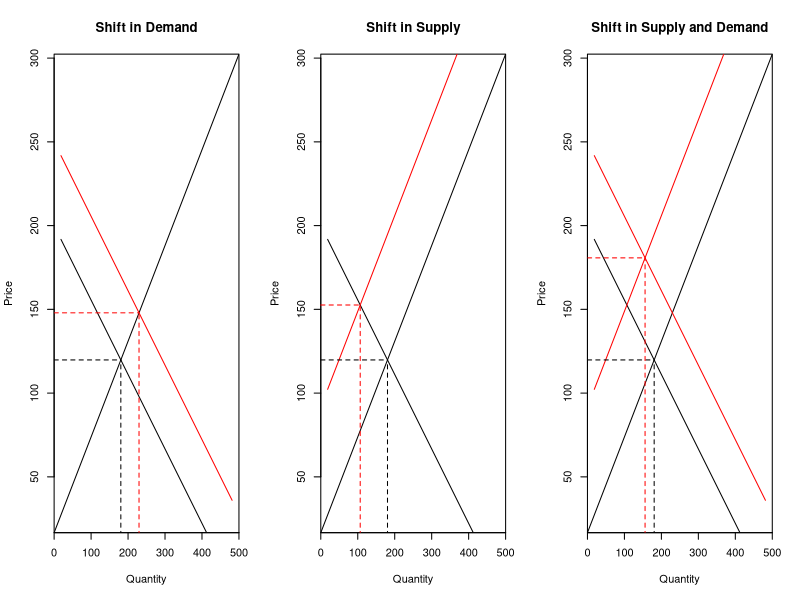
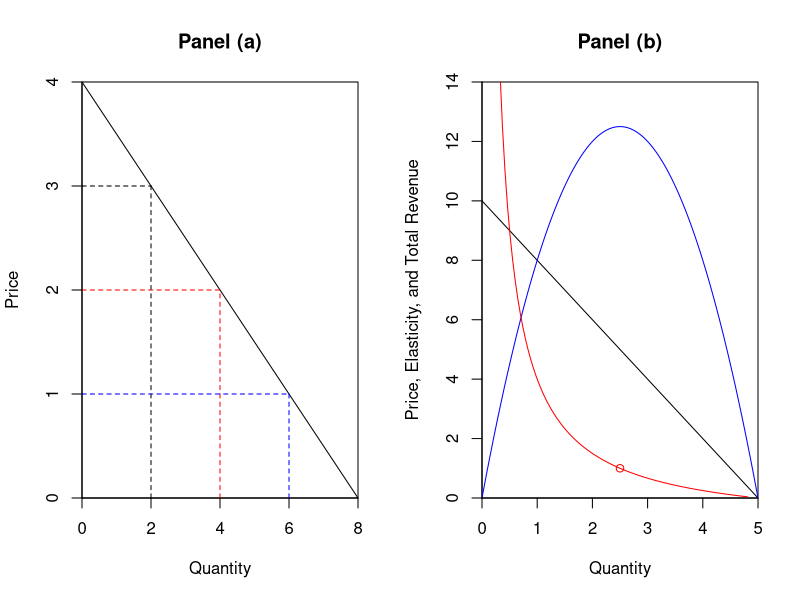
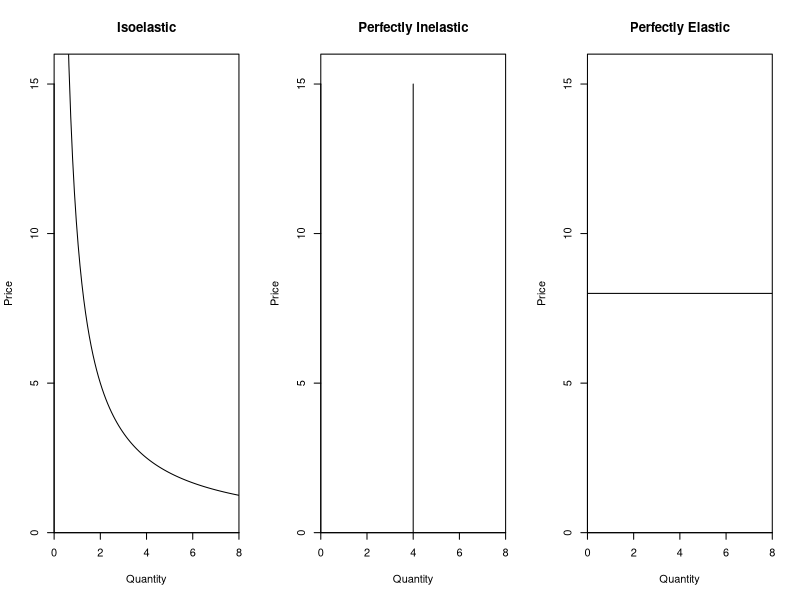
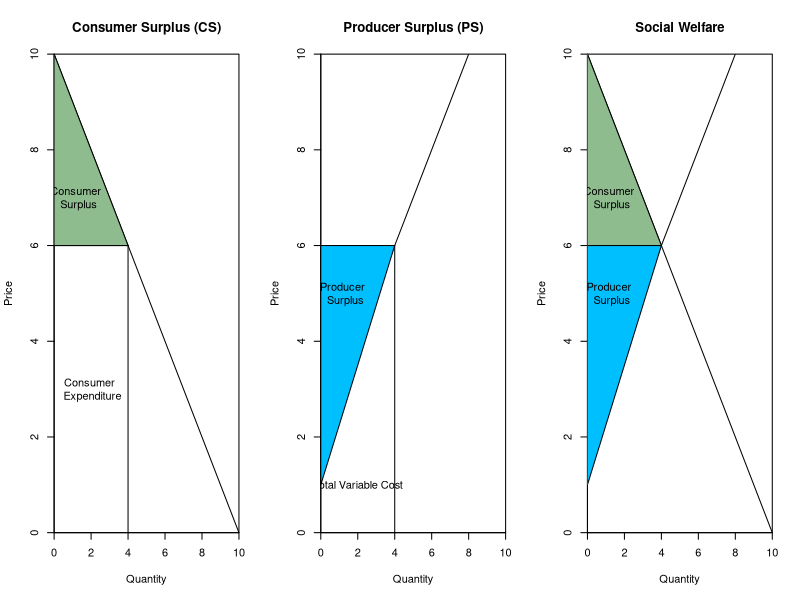

R code for these plots, in order:
## ---- chunk 1
supply      = function(x){50/3+x/1.75+ss}      # ss = supply shify
demand      = function(x){200-x/2.25+ds}       # ds = demand shift
equilibrium = function(x){(supply(x)-demand(x))^2}
par(mfrow=c(1,3))
  ds = 0
  ss = 0
  q0 = optim(200,equilibrium,method=c("Brent"),lower=0,upper=500)
  q0 = q0$par
  p0 = demand(q0)
  curve(supply,from=0,to=500,ylab="Price",xlab="Quantity",main="Shift in Demand",
        yaxs="i",xaxs="i")
  curve(demand,add=TRUE)
  ds = 50
  q1 = optim(200,equilibrium,method=c("Brent"),lower=0,upper=500)
  q1 = q1$par
  p1 = demand(q1)
  curve(demand,add=TRUE,col="red")
  segments(q0,0,q0,p0,lty=2)
  segments(0,p0,q0,p0,lty=2)
  segments(q1,0,q1,p1,lty=2,col="red")
  segments(0,p1,q1,p1,lty=2,col="red")     
#--------------------------------------------------------------------------------------------------
  ds = 0
  ss = 0
  q0 = optim(200,equilibrium,method=c("Brent"),lower=0,upper=500)
  q0 = q0$par
  p0 = demand(q0)
  curve(supply,from=0,to=500,ylab="Price",xlab="Quantity",main="Shift in Supply",
        yaxs="i",xaxs="i")
  curve(demand,add=TRUE)
  ss = 75
  q1 = optim(200,equilibrium,method=c("Brent"),lower=0,upper=500)
  q1 = q1$par
  p1 = demand(q1)
  curve(supply,add=TRUE,col="red")
  segments(q0,0,q0,p0,lty=2)
  segments(0,p0,q0,p0,lty=2)
  segments(q1,0,q1,p1,lty=2,col="red")
  segments(0,p1,q1,p1,lty=2,col="red")
#--------------------------------------------------------------------------------------------------
  ds = 0
  ss = 0
  q0 = optim(200,equilibrium,method=c("Brent"),lower=0,upper=500)
  q0 = q0$par
  p0 = demand(q0)
  curve(supply,from=0,to=500,ylab="Price",xlab="Quantity",
        main="Shift in Supply and Demand",yaxs="i",xaxs="i")
  curve(demand,add=TRUE)
  ds = 50
  ss = 75
  q1 = optim(200,equilibrium,method=c("Brent"),lower=0,upper=500)
  q1 = q1$par
  p1 = demand(q1)
  curve(supply,add=TRUE,col="red")
  curve(demand,add=TRUE,col="red")
  segments(q0,0,q0,p0,lty=2)
  segments(0,p0,q0,p0,lty=2)
  segments(q1,0,q1,p1,lty=2,col="red")
  segments(0,p1,q1,p1,lty=2,col="red")  
rm(ds,p0,p1,q0,q1,ss,demand,equilibrium,supply)
## ---- chunk 2
 par(mfrow=c(1,2))
   demand         = function(x){4-0.5*x}
   curve(demand,from=0,to=8,ylab="Price",xlab="Quantity",yaxs="i",xaxs="i",main="Panel (a)")
   segments(2,0,2,3,lty=2)
   segments(0,3,2,3,lty=2)
   segments(4,0,4,2,lty=2,col="red")
   segments(0,2,4,2,lty=2,col="red")
   segments(6,0,6,1,lty=2,col="blue")
   segments(0,1,6,1,lty=2,col="blue") 
#--------------------------------------------------------------------------------------------------
   demand         = function(x){10-2*x}
   revenue        = function(x){x*(10-2*x)} 
   elasticity     = function(x){0.5*(10-2*x)/x} 
   curve(demand,from=0,to=5,ylim=c(0,14),yaxs="i",xaxs="i",
         ylab="Price, Elasticity, and Total Revenue",xlab="Quantity",main="Panel (b)")
   curve(revenue,from=0,to=5,add=TRUE,col="blue")
   curve(elasticity,add=TRUE,col="red")
   points(2.5,1,col="red")
rm(demand,elasticity,revenue)
## ---- chunk 3
     par(mfrow=c(1,3))
          demand         = function(x){10*x^(-1)}
          curve(demand,from=0,to=8,ylab="Price",xlab="Quantity",
                yaxs="i",xaxs="i",main="Isoelastic",yaxs="i",xaxs="i",ylim=c(0,16))
          plot(x=NULL, y=NULL,xlim=c(0,8),ylim=c(0,16),yaxs="i",xaxs="i",
               main="Perfectly Inelastic",ylab="Price",xlab="Quantity")
          segments(4,0,4,15)
          demand         = function(x){8+x*0}
          curve(demand,from=0,to=8,ylab="Price",xlab="Quantity",yaxs="i",xaxs="i",
                main="Perfectly Elastic",yaxs="i",xaxs="i",ylim=c(0,16))
rm(demand)
## ---- chunk 4
fundemand       = function(Q){10-Q}
funsupply       = function(Q){2+Q}
par(mfrow=c(1,3))
        curve(fundemand,from=0,to=10,ylab="Price",xlab="Quantity",yaxs="i",xaxs="i",
              main="Consumer Surplus (CS)",yaxs="i",xaxs="i",ylim=c(0,10))
                segments(0,6,4,6)
                segments(4,0,4,6)
                polygon(c(0,0,4),c(10,6,6),col="darkseagreen")
                text(1.25,7,"Consumer \n Surplus")
                text(2,3,"Consumer \n Expenditure")
        curve(funsupply,from=0,to=10,ylab="Price",xlab="Quantity",yaxs="i",xaxs="i",
              main="Producer Surplus (PS)",yaxs="i",xaxs="i",ylim=c(0,10))
                segments(4,0,4,6)
                polygon(c(0,0,4),c(6,1,6),col="deepskyblue")
                text(1.25,5,"Producer \n Surplus")
                text(2,1,"Total Variable Cost")                        
        curve(fundemand,from=0,to=10,ylab="Price",xlab="Quantity",yaxs="i",xaxs="i",
              main="Social Welfare",yaxs="i",xaxs="i",ylim=c(0,10))
        curve(funsupply,add=TRUE)
                polygon(c(0,0,4),c(10,6,6),col="darkseagreen")
                polygon(c(0,0,4),c(6,1,6),col="deepskyblue")
                text(1.25,7,"Consumer \n Surplus")
                text(1.25,5,"Producer \n Surplus")               
